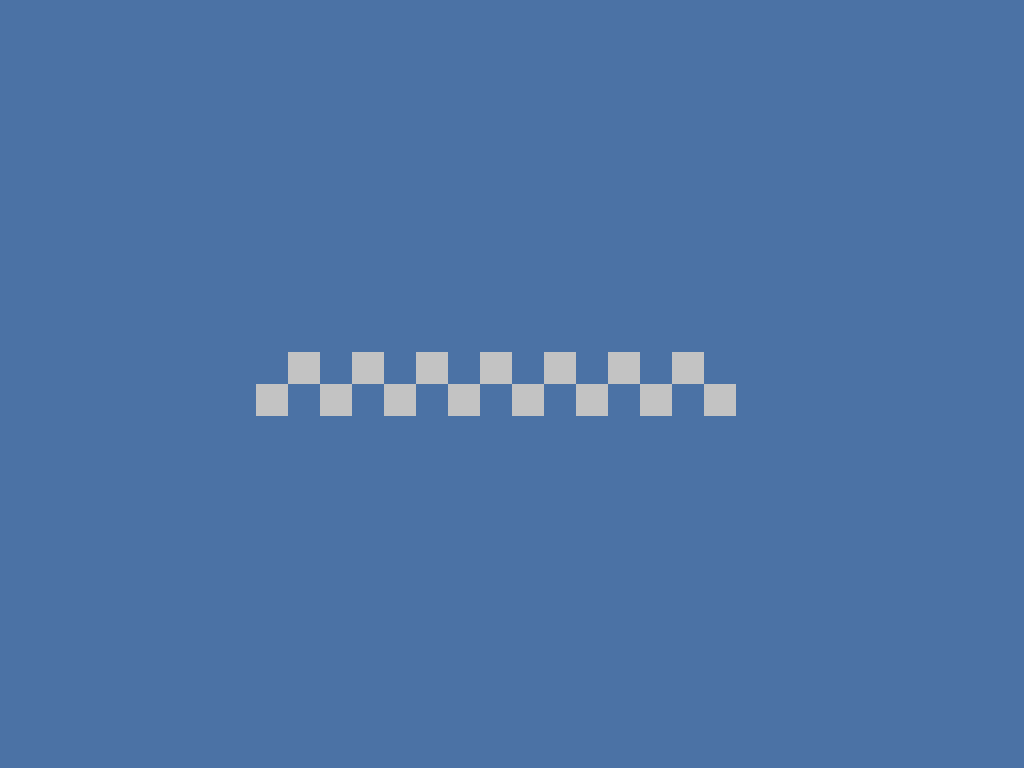

This game map was drawn from its Tiled (.tmx) file and the tilesets committed beside it. A one-line description and the full map source follow:
An orthogonal 32x24 tile map with 32x32 px tiles, 1 tile layer (floor), 2 tilesets and 26 objects (15x kill_ball_node, 5x kill_ball, 4x wall, spawn, exit).

<map version="1.0" tiledversion="1.1.4" orientation="orthogonal" renderorder="right-down" width="32" height="24" tilewidth="32" tileheight="32" infinite="0" nextobjectid="53">
 <properties>
  <property name="on_enter">local state=  states.get_state("game")
local label = state.message_label
local message = "I think I ate too many circles."
label:set_text(message)
state.timer:after(5, function()
        label:set_text("")
end)</property>
 </properties>
 <tileset firstgid="1" name="blue" tilewidth="32" tileheight="32" tilecount="1" columns="1">
  <image source="../graphics/blue.png" width="32" height="32" />
 </tileset>
 <tileset firstgid="2" name="white" tilewidth="32" tileheight="32" tilecount="1" columns="1">
  <image source="../graphics/white.png" width="32" height="32" />
 </tileset>
 <layer name="floor" width="32" height="24">
  <data encoding="csv">
1,1,1,1,1,1,1,1,1,1,1,1,1,1,1,1,1,1,1,1,1,1,1,1,1,1,1,1,1,1,1,1,
1,1,1,1,1,1,1,1,1,1,1,1,1,1,1,1,1,1,1,1,1,1,1,1,1,1,1,1,1,1,1,1,
1,1,1,1,1,1,1,1,1,1,1,1,1,1,1,1,1,1,1,1,1,1,1,1,1,1,1,1,1,1,1,1,
1,1,1,1,1,1,1,1,1,1,1,1,1,1,1,1,1,1,1,1,1,1,1,1,1,1,1,1,1,1,1,1,
1,1,1,1,1,1,1,1,1,1,1,1,1,1,1,1,1,1,1,1,1,1,1,1,1,1,1,1,1,1,1,1,
1,1,1,1,1,1,1,1,1,1,1,1,1,1,1,1,1,1,1,1,1,1,1,1,1,1,1,1,1,1,1,1,
1,1,1,1,1,1,1,1,1,1,1,1,1,1,1,1,1,1,1,1,1,1,1,1,1,1,1,1,1,1,1,1,
1,1,1,1,1,1,1,1,1,1,1,1,1,1,1,1,1,1,1,1,1,1,1,1,1,1,1,1,1,1,1,1,
1,1,1,1,1,1,1,1,1,1,1,1,1,1,1,1,1,1,1,1,1,1,1,1,1,1,1,1,1,1,1,1,
1,1,1,1,1,1,1,1,1,1,1,1,1,1,1,1,1,1,1,1,1,1,1,1,1,1,1,1,1,1,1,1,
1,1,1,1,1,1,1,1,1,1,1,1,1,1,1,1,1,1,1,1,1,1,1,1,1,1,1,1,1,1,1,1,
1,1,1,1,1,1,1,1,1,2,1,2,1,2,1,2,1,2,1,2,1,2,1,1,1,1,1,1,1,1,1,1,
1,1,1,1,1,1,1,1,2,1,2,1,2,1,2,1,2,1,2,1,2,1,2,1,1,1,1,1,1,1,1,1,
1,1,1,1,1,1,1,1,1,1,1,1,1,1,1,1,1,1,1,1,1,1,1,1,1,1,1,1,1,1,1,1,
1,1,1,1,1,1,1,1,1,1,1,1,1,1,1,1,1,1,1,1,1,1,1,1,1,1,1,1,1,1,1,1,
1,1,1,1,1,1,1,1,1,1,1,1,1,1,1,1,1,1,1,1,1,1,1,1,1,1,1,1,1,1,1,1,
1,1,1,1,1,1,1,1,1,1,1,1,1,1,1,1,1,1,1,1,1,1,1,1,1,1,1,1,1,1,1,1,
1,1,1,1,1,1,1,1,1,1,1,1,1,1,1,1,1,1,1,1,1,1,1,1,1,1,1,1,1,1,1,1,
1,1,1,1,1,1,1,1,1,1,1,1,1,1,1,1,1,1,1,1,1,1,1,1,1,1,1,1,1,1,1,1,
1,1,1,1,1,1,1,1,1,1,1,1,1,1,1,1,1,1,1,1,1,1,1,1,1,1,1,1,1,1,1,1,
1,1,1,1,1,1,1,1,1,1,1,1,1,1,1,1,1,1,1,1,1,1,1,1,1,1,1,1,1,1,1,1,
1,1,1,1,1,1,1,1,1,1,1,1,1,1,1,1,1,1,1,1,1,1,1,1,1,1,1,1,1,1,1,1,
1,1,1,1,1,1,1,1,1,1,1,1,1,1,1,1,1,1,1,1,1,1,1,1,1,1,1,1,1,1,1,1,
1,1,1,1,1,1,1,1,1,1,1,1,1,1,1,1,1,1,1,1,1,1,1,1,1,1,1,1,1,1,1,1
</data>
 </layer>
 <objectgroup name="entities">
  <object id="1" type="spawn" x="256" y="352" width="32" height="64" />
  <object id="3" type="kill_ball" x="352" y="352" width="32" height="32">
   <properties>
    <property name="path" value="4 7 8" />
    <property name="speed" type="int" value="12" />
   </properties>
  </object>
  <object id="4" type="kill_ball_node" x="384" y="352" width="32" height="32" />
  <object id="7" type="kill_ball_node" x="384" y="384" width="32" height="32" />
  <object id="8" type="kill_ball_node" x="352" y="384" width="32" height="32" />
  <object id="9" type="wall" x="224" y="416" width="576" height="32" />
  <object id="13" type="wall" x="224" y="320" width="576" height="32" />
  <object id="14" type="wall" x="224" y="352" width="32" height="64" />
  <object id="15" type="kill_ball" x="416" y="352" width="32" height="32">
   <properties>
    <property name="path" value="16 17 18" />
    <property name="speed" type="int" value="12" />
   </properties>
  </object>
  <object id="16" type="kill_ball_node" x="448" y="352" width="32" height="32" />
  <object id="17" type="kill_ball_node" x="448" y="384" width="32" height="32" />
  <object id="18" type="kill_ball_node" x="416" y="384" width="32" height="32" />
  <object id="19" type="kill_ball" x="480" y="352" width="32" height="32">
   <properties>
    <property name="path" value="20 21 22" />
    <property name="speed" type="int" value="12" />
   </properties>
  </object>
  <object id="20" type="kill_ball_node" x="512" y="352" width="32" height="32" />
  <object id="21" type="kill_ball_node" x="512" y="384" width="32" height="32" />
  <object id="22" type="kill_ball_node" x="480" y="384" width="32" height="32" />
  <object id="23" type="kill_ball" x="544" y="352" width="32" height="32">
   <properties>
    <property name="path" value="24 25 26" />
    <property name="speed" type="int" value="12" />
   </properties>
  </object>
  <object id="24" type="kill_ball_node" x="576" y="352" width="32" height="32" />
  <object id="25" type="kill_ball_node" x="576" y="384" width="32" height="32" />
  <object id="26" type="kill_ball_node" x="544" y="384" width="32" height="32" />
  <object id="27" type="wall" x="768" y="352" width="32" height="64" />
  <object id="28" type="exit" x="736" y="352" width="32" height="64">
   <properties>
    <property name="map_name" value="eight" />
   </properties>
  </object>
  <object id="29" type="kill_ball" x="608" y="352" width="32" height="32">
   <properties>
    <property name="path" value="30 31 32" />
    <property name="speed" type="int" value="12" />
   </properties>
  </object>
  <object id="30" type="kill_ball_node" x="640" y="352" width="32" height="32" />
  <object id="31" type="kill_ball_node" x="640" y="384" width="32" height="32" />
  <object id="32" type="kill_ball_node" x="608" y="384" width="32" height="32" />
 </objectgroup>
</map>
